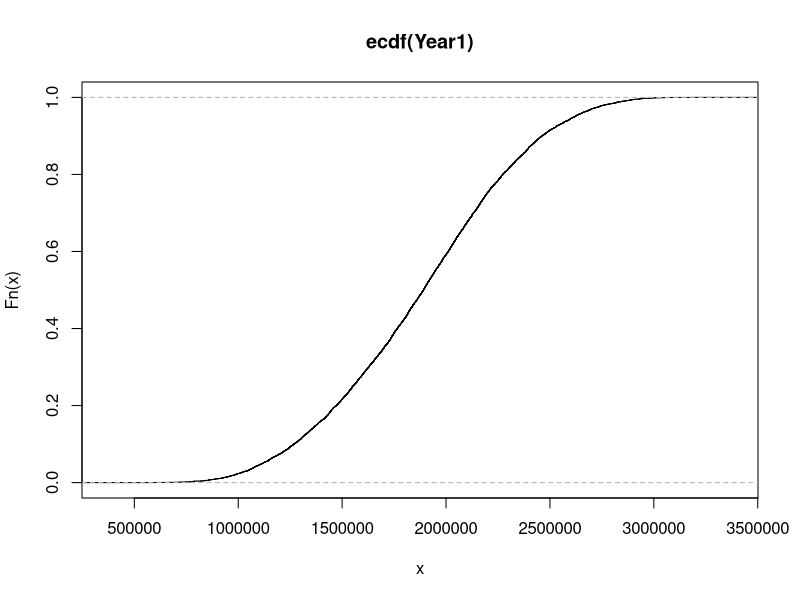
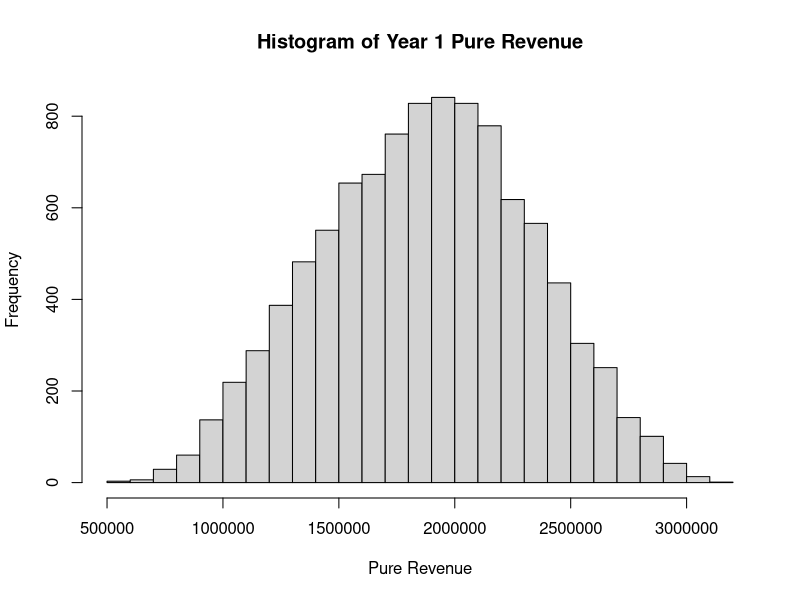
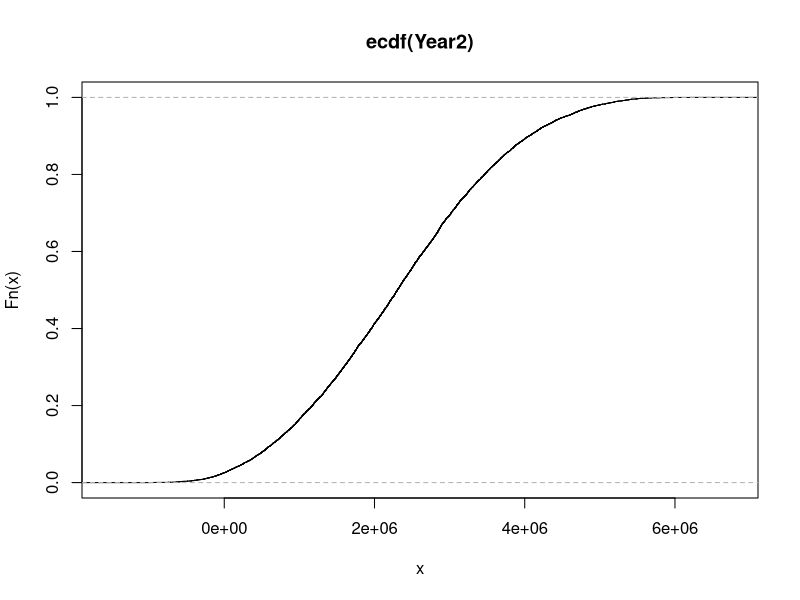
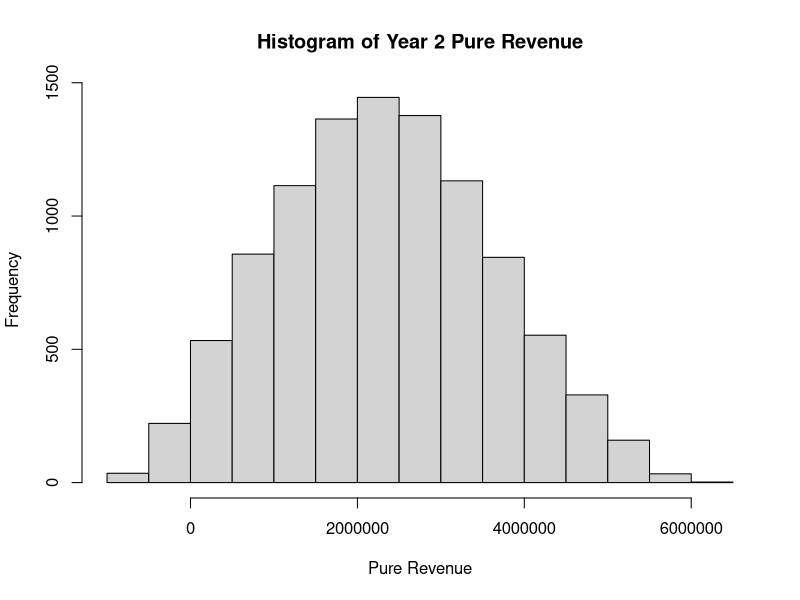

Write R code to recreate these figures, in order. (Note: this script raises an error after producing the figures.)
#Digging for Gold

rm(list=ls())

# The simulation uses the inverse transform method

inv_triangle_cdf <- function(P, imin, iml, imax){
  
  
  Piml <- (iml-imin)/(imax-imin)
  
  return(ifelse(P < Piml,
                imin + sqrt(P*(iml-imin)*(imax-imin)),
                imax - sqrt((1-P)*(imax-iml)*(imax-imin))))
}

#no of simulation trials
n=10000

#read in gold income data

gold_summary <- read.csv(file="gold_summary.csv", stringsAsFactors = F)
str(gold_summary)


#set seed for reproducibility
set.seed(42)

#create data frame for income with rows = number of trials and cols = number of years
y1sim <- as.data.frame(matrix(nrow=n,ncol=nrow(gold_summary)))

y2sim <- as.data.frame(matrix(nrow=n,ncol=nrow(gold_summary)))

y3sim <- as.data.frame(matrix(nrow=n,ncol=nrow(gold_summary)))

y4sim <- as.data.frame(matrix(nrow=n,ncol=nrow(gold_summary)))

y5sim <- as.data.frame(matrix(nrow=n,ncol=nrow(gold_summary)))

# Assign Variables in sheet
for (i in 1:nrow(gold_summary)){
  #set attributes for year1
  y1min <- gold_summary$Year1_min[i]
  y1ml <- gold_summary$Year1_ml[i]
  y1max <- gold_summary$Year1_max[i]
  
  #set attributes for year2
  y2min <- gold_summary$Year2_min[i]
  y2ml <- gold_summary$Year2_ml[i]
  y2max <- gold_summary$Year2_max[i]
  
  #set attributes for year3
  y3min <- gold_summary$Year3_min[i]
  y3ml <- gold_summary$Year3_ml[i]
  y3max <- gold_summary$Year3_max[i]
  
  #set attributes for year5
  y4min <- gold_summary$Year4_min[i]
  y4ml <- gold_summary$Year4_ml[i]
  y4max <- gold_summary$Year4_max[i]
  
  #set attributes for year5
  y5min <- gold_summary$Year5_min[i]
  y5ml <- gold_summary$Year5_ml[i]
  y5max <- gold_summary$Year5_max[i]
  
  
  #generate n random numbers (one per trial)
  psim <- runif(n)
  
  #simulate n instances of Year1
  y1sim[,i] <- inv_triangle_cdf(psim,y1min,y1ml,y1max) 
  
  #simulate n instances of Year2
  y2sim[,i] <- inv_triangle_cdf(psim,y2min,y2ml,y2max) 
  
  #simulate n instances of Year3
  y3sim[,i] <- inv_triangle_cdf(psim,y3min,y3ml,y3max) 
  
  #simulate n instances of Year4
  y4sim[,i] <- inv_triangle_cdf(psim,y4min,y4ml,y4max) 
  
  #simulate n instances of Year5
  y5sim[,i] <- inv_triangle_cdf(psim,y5min,y5ml,y5max) 
  
  
}

#Pure income for Year1

#Year 1 income = Budget + (Price of ounce * number of ounces )- 32% - annual cost - legal fees
Year1 = (2200000 +1800*y1sim[,2]*0.68 - y1sim[,3] - y1sim[,4])
Year1

#Statistics Regarding Year1
min(Year1)
max(Year1)
mean(Year1)
median(Year1)
sd(Year1)

#Getting 10% 20% 50% and 90%
quantile(ecdf(Year1),c(0.1,0.2, 0.5,0.25,0.9),type=7)

quantile(ecdf(Year1),0.754,type=7)

#Percentage of Finding Certain Values
data<-rnorm(n)
Year1ecdf <- ecdf(Year1)
inv_ecdf <- function(x)
{
  quantile(data,x)
}

#percentage of not having any gain more than opening budget
print(inv_ecdf(Year1ecdf(2200000)))

#percentage of losing 750000 from opening budget
print(inv_ecdf(Year1ecdf(1450000)))
#ECDF Plot
plot(ecdf(Year1))


#Histogram
hist(Year1, breaks=20, xlab="Pure Revenue",
     main= "Histogram of Year 1 Pure Revenue")



# Pure income for Year 2

#Year 1 income = Budget + (Price of ounce * number of ounces )- 32% - annual cost - legal fees
Year2 = (Year1 + y2sim[,1]*y2sim[,2]*0.68 - y2sim[,3] - y2sim[,4])

Year2

#Statistics Regarding Year2
min(Year2)
max(Year2)
mean(Year2)
median(Year2)
sd(Year2)

#Getting 10% 20% 50% and 90%
quantile(ecdf(Year2),c(0.1,0.25, 0.5,0.9),type=7)


#ECDF Plot
plot(ecdf(Year2))

#Histogram for Year 2
#No Scientific notations
options(scipen=999)
hist(Year2, breaks=20, xlab="Pure Revenue",
     main= "Histogram of Year 2 Pure Revenue")



#Pure income for Year3
Year3 = (Year2 + y3sim[,1]*y3sim[,2]*0.68 - y3sim[,3] - y3sim[,4])
Year3


#Statistics Regarding Year3
min(Year3)
max(Year3)
mean(Year3)
median(Year3)
sd(Year3)

#Getting 10% 20% 50% and 90%
quantile(ecdf(Year3),c(0.1,0.25, 0.5, 0.58, 0.9),type=7)

#percentage of having a revenue of the opening budget and annual fee + Legal fee
# + fund to Deploy 6 new research teams 70% 
print(inv_ecdf(Year3ecdf(6600000)))

#ECDF Plot
plot(ecdf(Year3))




# Pure income for Year 4 if new claim is found in Year3
#we will consider the new value of Year3 as $4.6M - $4.2M
Year3_Plan_A = 4600000-2400000

#Year4 Outcome A revenue will become the new Year3 Revenue + double the income given the new claim, minus legal and annual fees
Year4_OutcomeA = Year3_Plan_A + 2*(y4sim[,1]*y4sim[,2]*0.68) - y4sim[,3] - y4sim[,4]
Year4_OutcomeA

#Statistics Regarding Year4 Outcome A
min(Year4_OutcomeA)
max(Year4_OutcomeA)
mean(Year4_OutcomeA)
median(Year4_OutcomeA)
sd(Year4_OutcomeA)

#Getting 10% 20% 50% and 90%
quantile(ecdf(Year4_OutcomeA),c(0.25, 0.5, 0.8, 0.9),type=7)

#ECDF Plot
plot(ecdf(Year4_OutcomeA))


#Year4 Outcome B revenue will be on the basis that we didn't invest in new teams for Year3
#we have to invest in 6 teams so an expense of $2.4M
Year4_OutcomeB = Year3 + y4sim[,1]*y4sim[,2]*0.68 - y4sim[,3] - y4sim[,4] - 2400000 
Year4_OutcomeB
#Statistics Regarding Year4 Outcome B
min(Year4_OutcomeB)
max(Year4_OutcomeB)
mean(Year4_OutcomeB)
median(Year4_OutcomeB)
sd(Year4_OutcomeB)

#Getting 10% 20% 50% and 90%
quantile(ecdf(Year4_OutcomeB),c(0.25, 0.5 ,0.8, 0.9),type=7)

#ECDF Plot
plot(ecdf(Year4_OutcomeB))



# Pure income for Year 5 given Year4 Plan A
#First case is lawsuit is lost - remove legal cost and do not double wins
Year5_OutcomeA_Lost = Year4_OutcomeA + y5sim[,1]*y5sim[,2]*0.68 - y5sim[,3]
Year5_OutcomeA_Lost

#Statistics Regarding that year
min(Year5_OutcomeA_Lost)
max(Year5_OutcomeA_Lost)
mean(Year5_OutcomeA_Lost)
median(Year5_OutcomeA_Lost)
sd(Year5_OutcomeA_Lost)

#Getting 10% 20% 50% and 90%
quantile(ecdf(Year5_OutcomeA_Lost),c(0.1,0.25, 0.5,0.8,0.9),type=7)




#Second case is lawsuit is won - remove legal cost and double wins
Year5_OutcomeA_Won = Year4_OutcomeA + 2*y5sim[,1]*y5sim[,2]*0.68 - y5sim[,3]
Year5_OutcomeA_Won

#Statistics Regarding that year
min(Year5_OutcomeA_Won)
max(Year5_OutcomeA_Won)
mean(Year5_OutcomeA_Won)
median(Year5_OutcomeA_Won)
sd(Year5_OutcomeA_Won)

#Getting 10% 20% 50% and 90%
quantile(ecdf(Year5_OutcomeA_Won),c(0.1,0.25, 0.5,0.8,0.9),type=7)


#ecdf 
options(scipen=999)
plot(ecdf(Year5_OutcomeA_Won))

#histogram
options(scipen=999)
hist(Year5_OutcomeA_Won, breaks=20, xlab="Pure Revenue",
     main= "Histogram of Year 5 Pure Revenue")


# Pure income for Year 5 given Year4 Plan B
#First case is lawsuit is won but the teams didn't find a new claim
Year5_OutcomeB_Not_Found = Year4_OutcomeB + y5sim[,1]*y5sim[,2]*0.68 - y5sim[,3]
Year5_OutcomeB_Not_Found

#Statistics Regarding that year
min(Year5_OutcomeB_Not_Found)
max(Year5_OutcomeB_Not_Found)
mean(Year5_OutcomeB_Not_Found)
median(Year5_OutcomeB_Not_Found)
sd(Year5_OutcomeB_Not_Found)

#Getting 10% 20% 50% and 90%
quantile(ecdf(Year5_OutcomeB_Not_Found),c(0.1,0.25, 0.5,0.8,0.9),type=7)




#Second case is lawsuit is won and the teams found a new claim
Year5_OutcomeB_Found = Year4_OutcomeB + 2*y5sim[,1]*y5sim[,2]*0.68 - y5sim[,3]
Year5_OutcomeB_Found

#Statistics Regarding that year
min(Year5_OutcomeB_Found)
max(Year5_OutcomeB_Found)
mean(Year5_OutcomeB_Found)
median(Year5_OutcomeB_Found)
sd(Year5_OutcomeB_Found)

#Getting 10% 20% 50% and 90%
quantile(ecdf(Year5_OutcomeB_Found),c(0.1,0.25, 0.5,0.8,0.9),type=7)






